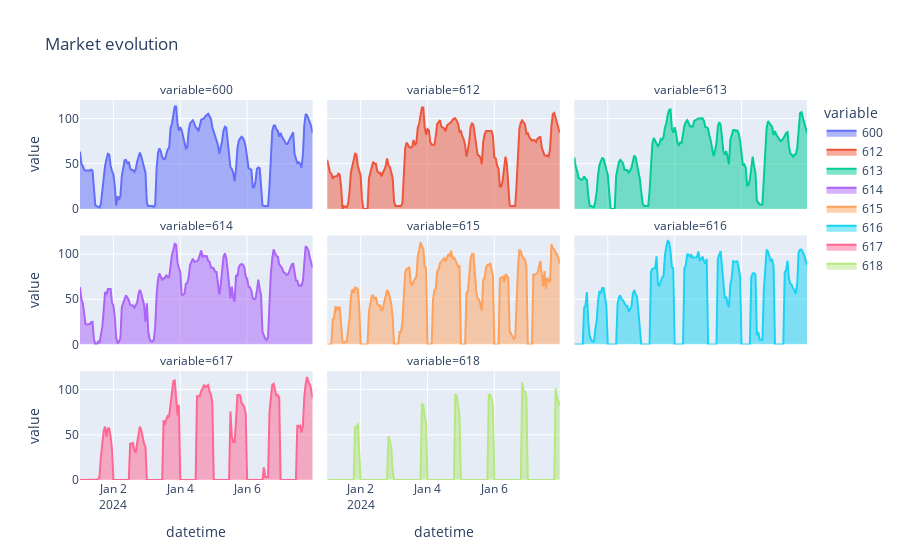

Write notebook code for a chart like this one.
### Markdown cell above
#### Area plot

### Code cell
pd.options.plotting.backend = "plotly"
df_base.plot.area(facet_col='variable', facet_col_wrap=3, title='Market evolution')

### Figure 1 — Plotly figure (JSON) as saved in the notebook; plotly's stock layout.template omitted (floating-point values rounded to 4 significant figures; data arrays with more than 128 entries replaced by an {"elided": "..."} marker saying what was removed)
{"data": [{"fillpattern": {"shape": ""}, "hovertemplate": "variable=600<br>datetime=%{x}<br>value=%{y}<extra></extra>", "legendgroup": "600", "line": {"color": "#636efa"}, "marker": {"symbol": "circle"}, "mode": "lines", "name": "600", "orientation": "v", "showlegend": true, "stackgroup": "1", "type": "scatter", "x": {"elided": "168 str values"}, "xaxis": "x7", "y": {"elided": "168 float values"}, "yaxis": "y7"}, {"fillpattern": {"shape": ""}, "hovertemplate": "variable=612<br>datetime=%{x}<br>value=%{y}<extra></extra>", "legendgroup": "612", "line": {"color": "#EF553B"}, "marker": {"symbol": "circle"}, "mode": "lines", "name": "612", "orientation": "v", "showlegend": true, "stackgroup": "1", "type": "scatter", "x": {"elided": "168 str values"}, "xaxis": "x8", "y": {"elided": "168 float values"}, "yaxis": "y8"}, {"fillpattern": {"shape": ""}, "hovertemplate": "variable=613<br>datetime=%{x}<br>value=%{y}<extra></extra>", "legendgroup": "613", "line": {"color": "#00cc96"}, "marker": {"symbol": "circle"}, "mode": "lines", "name": "613", "orientation": "v", "showlegend": true, "stackgroup": "1", "type": "scatter", "x": {"elided": "168 str values"}, "xaxis": "x9", "y": {"elided": "168 float values"}, "yaxis": "y9"}, {"fillpattern": {"shape": ""}, "hovertemplate": "variable=614<br>datetime=%{x}<br>value=%{y}<extra></extra>", "legendgroup": "614", "line": {"color": "#ab63fa"}, "marker": {"symbol": "circle"}, "mode": "lines", "name": "614", "orientation": "v", "showlegend": true, "stackgroup": "1", "type": "scatter", "x": {"elided": "168 str values"}, "xaxis": "x4", "y": {"elided": "168 float values"}, "yaxis": "y4"}, {"fillpattern": {"shape": ""}, "hovertemplate": "variable=615<br>datetime=%{x}<br>value=%{y}<extra></extra>", "legendgroup": "615", "line": {"color": "#FFA15A"}, "marker": {"symbol": "circle"}, "mode": "lines", "name": "615", "orientation": "v", "showlegend": true, "stackgroup": "1", "type": "scatter", "x": {"elided": "168 str values"}, "xaxis": "x5", "y": {"elided": "168 float values"}, "yaxis": "y5"}, {"fillpattern": {"shape": ""}, "hovertemplate": "variable=616<br>datetime=%{x}<br>value=%{y}<extra></extra>", "legendgroup": "616", "line": {"color": "#19d3f3"}, "marker": {"symbol": "circle"}, "mode": "lines", "name": "616", "orientation": "v", "showlegend": true, "stackgroup": "1", "type": "scatter", "x": {"elided": "168 str values"}, "xaxis": "x6", "y": {"elided": "168 float values"}, "yaxis": "y6"}, {"fillpattern": {"shape": ""}, "hovertemplate": "variable=617<br>datetime=%{x}<br>value=%{y}<extra></extra>", "legendgroup": "617", "line": {"color": "#FF6692"}, "marker": {"symbol": "circle"}, "mode": "lines", "name": "617", "orientation": "v", "showlegend": true, "stackgroup": "1", "type": "scatter", "x": {"elided": "168 str values"}, "xaxis": "x", "y": {"elided": "168 float values"}, "yaxis": "y"}, {"fillpattern": {"shape": ""}, "hovertemplate": "variable=618<br>datetime=%{x}<br>value=%{y}<extra></extra>", "legendgroup": "618", "line": {"color": "#B6E880"}, "marker": {"symbol": "circle"}, "mode": "lines", "name": "618", "orientation": "v", "showlegend": true, "stackgroup": "1", "type": "scatter", "x": {"elided": "168 str values"}, "xaxis": "x2", "y": {"elided": "168 float values"}, "yaxis": "y2"}], "layout": {"annotations": [{"font": {}, "showarrow": false, "text": "variable=617", "x": 0.16, "xanchor": "center", "xref": "paper", "y": 0.2867, "yanchor": "bottom", "yref": "paper"}, {"font": {}, "showarrow": false, "text": "variable=618", "x": 0.5, "xanchor": "center", "xref": "paper", "y": 0.2867, "yanchor": "bottom", "yref": "paper"}, {"font": {}, "showarrow": false, "text": "variable=614", "x": 0.16, "xanchor": "center", "xref": "paper", "y": 0.6433, "yanchor": "bottom", "yref": "paper"}, {"font": {}, "showarrow": false, "text": "variable=615", "x": 0.5, "xanchor": "center", "xref": "paper", "y": 0.6433, "yanchor": "bottom", "yref": "paper"}, {"font": {}, "showarrow": false, "text": "variable=616", "x": 0.84, "xanchor": "center", "xref": "paper", "y": 0.6433, "yanchor": "bottom", "yref": "paper"}, {"font": {}, "showarrow": false, "text": "variable=600", "x": 0.16, "xanchor": "center", "xref": "paper", "y": 1.0, "yanchor": "bottom", "yref": "paper"}, {"font": {}, "showarrow": false, "text": "variable=612", "x": 0.5, "xanchor": "center", "xref": "paper", "y": 1.0, "yanchor": "bottom", "yref": "paper"}, {"font": {}, "showarrow": false, "text": "variable=613", "x": 0.84, "xanchor": "center", "xref": "paper", "y": 1.0, "yanchor": "bottom", "yref": "paper"}], "legend": {"title": {"text": "variable"}, "tracegroupgap": 0}, "title": {"text": "Market evolution"}, "xaxis": {"anchor": "y", "domain": [0, 0.32], "title": {"text": "datetime"}}, "xaxis2": {"anchor": "y2", "domain": [0.34, 0.66], "matches": "x", "title": {"text": "datetime"}}, "xaxis3": {"anchor": "y3", "domain": [0.68, 1.0], "matches": "x", "title": {"text": "datetime"}}, "xaxis4": {"anchor": "y4", "domain": [0, 0.32], "matches": "x", "showticklabels": false}, "xaxis5": {"anchor": "y5", "domain": [0.34, 0.66], "matches": "x", "showticklabels": false}, "xaxis6": {"anchor": "y6", "domain": [0.68, 1.0], "matches": "x", "showticklabels": false}, "xaxis7": {"anchor": "y7", "domain": [0, 0.32], "matches": "x", "showticklabels": false}, "xaxis8": {"anchor": "y8", "domain": [0.34, 0.66], "matches": "x", "showticklabels": false}, "xaxis9": {"anchor": "y9", "domain": [0.68, 1.0], "matches": "x", "showticklabels": false}, "yaxis": {"anchor": "x", "domain": [0, 0.2867], "title": {"text": "value"}}, "yaxis2": {"anchor": "x2", "domain": [0, 0.2867], "matches": "y", "showticklabels": false}, "yaxis3": {"anchor": "x3", "domain": [0, 0.2867], "matches": "y", "showticklabels": false}, "yaxis4": {"anchor": "x4", "domain": [0.3567, 0.6433], "matches": "y", "title": {"text": "value"}}, "yaxis5": {"anchor": "x5", "domain": [0.3567, 0.6433], "matches": "y", "showticklabels": false}, "yaxis6": {"anchor": "x6", "domain": [0.3567, 0.6433], "matches": "y", "showticklabels": false}, "yaxis7": {"anchor": "x7", "domain": [0.7133, 1.0], "matches": "y", "title": {"text": "value"}}, "yaxis8": {"anchor": "x8", "domain": [0.7133, 1.0], "matches": "y", "showticklabels": false}, "yaxis9": {"anchor": "x9", "domain": [0.7133, 1.0], "matches": "y", "showticklabels": false}}}
